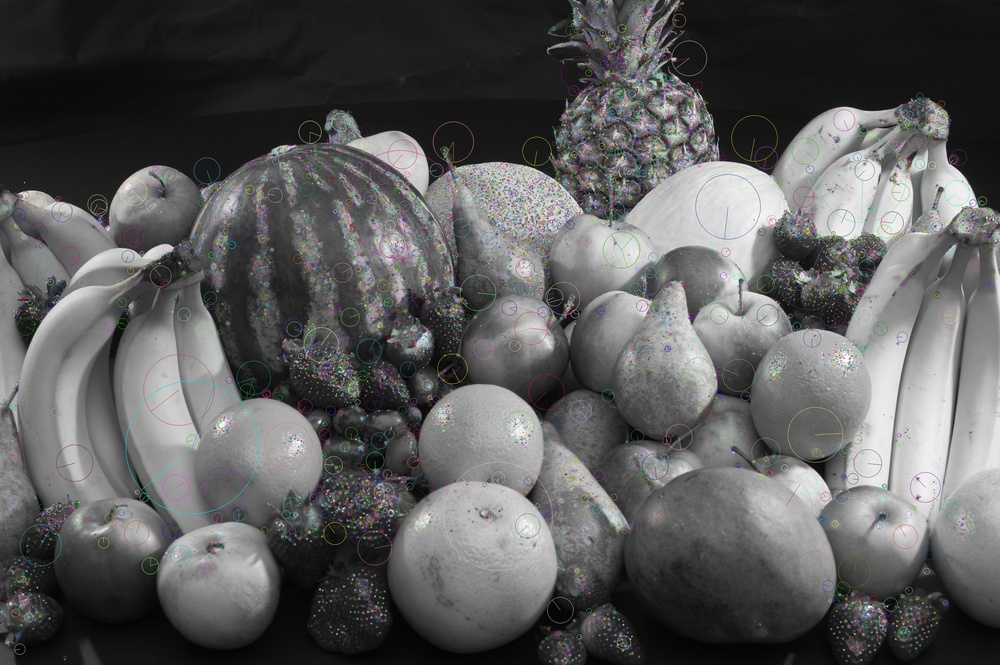
#> input picture sift_keypoints.jpg, 1000 x 665 px, shrunk from 3818 x 2540 before the run
$ python deboxer.py ../sift_keypoints.jpg
#> lines starting #> are read from the running program, lines starting #| are printed output that depends on the picture
import cv2
import sys
import numpy as np
import math
from matplotlib import pyplot as plt

print("Args: " +  str(sys.argv))
if(len(sys.argv) != 2):
    quit()
print("Hi")

img = cv2.imread(sys.argv[1], cv2.IMREAD_GRAYSCALE)
#> img: shape (665, 1000); min 0, max 255, mean 91

# [19 lines of commented-out code are left out]

cv2.imshow('image',img)
cv2.waitKey(0)
cv2.destroyAllWindows()

#img = cv2.GaussianBlur(img,(9,9),0)
cv2.imshow('image',img)
cv2.waitKey(0)
cv2.destroyAllWindows()

#edges = cv2.Canny(img,300,400)
#edges = cv2.Canny(img,100,200)
edges = cv2.Canny(img,10,200)
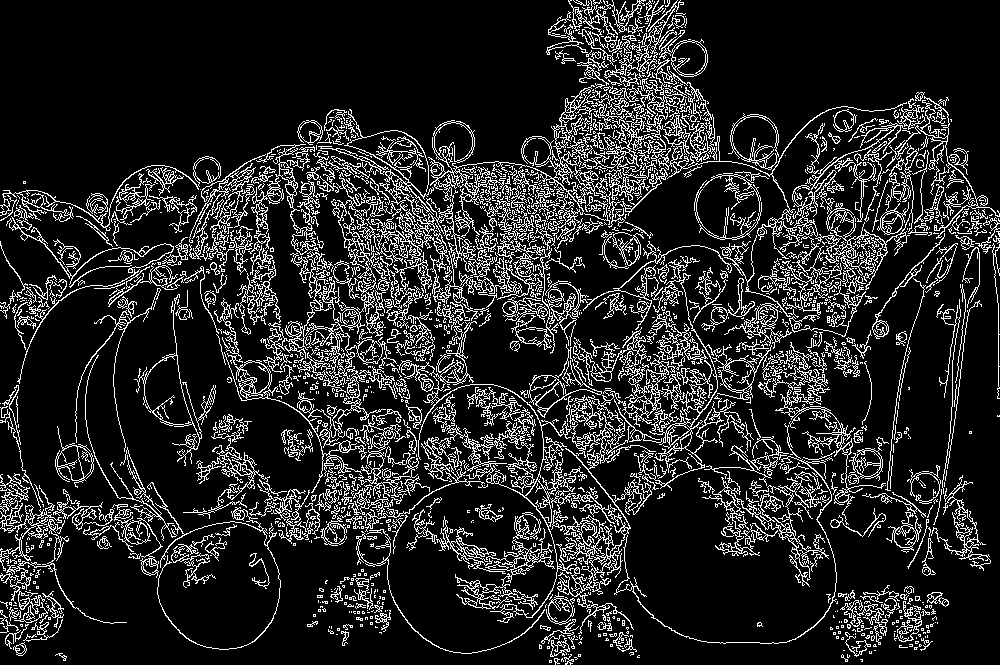
#> edges: shape (665, 1000); 14.9% white in thin lines or dots
#edges = cv2.Canny(img,100,200, 7)

cv2.imshow('edges', edges)
cv2.waitKey(0)
cv2.destroyAllWindows()

lines = cv2.HoughLines(edges,1,np.pi/180,100)

print(lines.shape)
#| (16442, 1, 2)
print(lines)
#> (printed output is left out)

index = 0
maxlines = 1000
intervals = 180
slotwidth = 360 // intervals
ortho_dist = 90 // slotwidth
if(90 % slotwidth != 0):
    print("Error, bad number of intervals. Needs to be divisible by 90 or something. Not entirely sure, math is hard")
# stores lines as tuples (x0, y0, dx=b, dy=a) based on angle
organized_lines = [[] for i in range(intervals)]

if lines is not None:
    for i in range(0, len(lines)):
        index += 1
        if(index > maxlines):
            break

        rho = lines[i][0][0]
        theta = lines[i][0][1]
        a = math.cos(theta)
        b = math.sin(theta)
        x0 = a * rho
        y0 = b * rho
        pt1 = (int(x0 + 1000*(-b)), int(y0 + 1000*(a)))
        pt2 = (int(x0 - 1000*(-b)), int(y0 - 1000*(a)))
        cv2.line(img, pt1, pt2, (0,0,255), 3, cv2.LINE_AA)

        angle = math.atan2(a, b) * 180/np.pi
        if(angle < 0):
            angle += 360

        slot = round(angle / slotwidth) % intervals
        organized_lines[slot].append((x0, y0, b, a))
#> this loop made 1001 passes
#> (rho, theta, a, b, x0, y0, pt1, pt2) on passes 1 to 10: (-158, 2.36, -0.707, 0.707, 111.7, -111.7, (-595, -818), (818, 595)), (506, 0.785, 0.707, 0.707, 357.8, 357.8, (-349, 1064), (1064, -349)), (479, 0.785, 0.707, 0.707, 338.7, 338.7, (-368, 1045), (1045, -368)), (525, 0.785, 0.707, 0.707, 371.2, 371.2, (-335, 1078), (1078, -335)), (472, 0.785, 0.707, 0.707, 333.8, 333.8, (-373, 1040), (1040, -373)), (528, 0.785, 0.707, 0.707, 373.4, 373.4, (-333, 1080), (1080, -333)), (537, 0.785, 0.707, 0.707, 379.7, 379.7, (-327, 1086), (1086, -327)), (474, 0.785, 0.707, 0.707, 335.2, 335.2, (-371, 1042), (1042, -371)), (470, 0.785, 0.707, 0.707, 332.3, 332.3, (-374, 1039), (1039, -374)), (289, 1.38, 0.191, 0.982, 55.14, 283.7, (-926, 474), (1036, 92))
#> (rho, theta, a, b, x0, y0, angle) on passes 75, 78, 81, 82: (-173, 2.36, -0.707, 0.707, 122.3, -122.3, 315), (205, 1.59, -0.0175, 1, -3.58, 205, 359), (209, 1.61, -0.0349, 0.999, -7.29, 208.9, 358), (16, 2.36, -0.707, 0.707, -11.31, 11.31, 315)
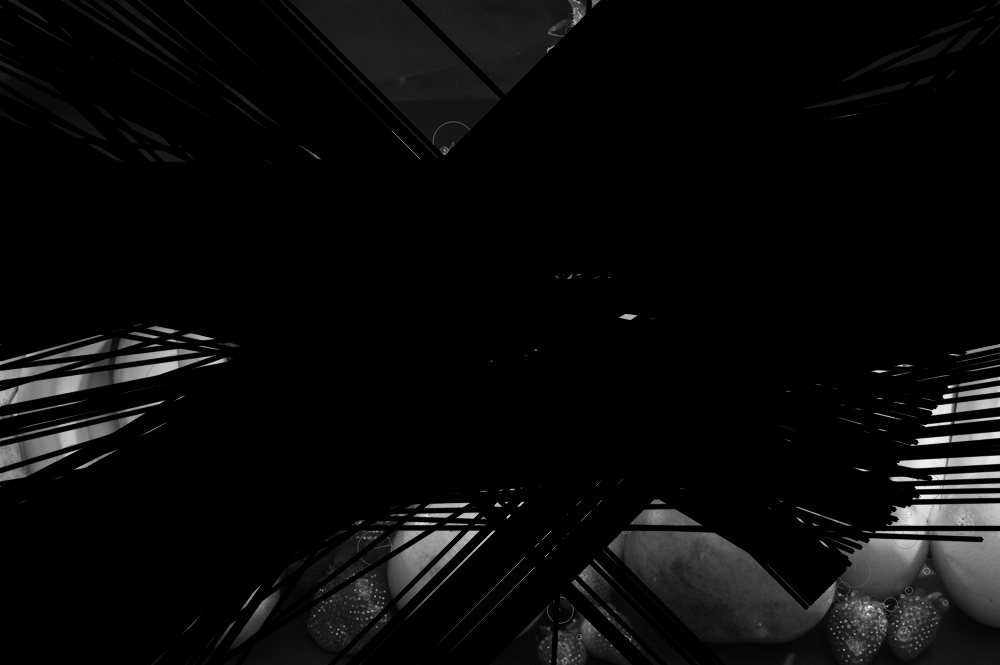
#> img: shape (665, 1000); min 0, max 255, mean 9.8

#print(organized_lines)

for i in range(0, len(organized_lines)):
    next = (i + ortho_dist) % intervals
    if(len(organized_lines[i]) >= 2 and len(organized_lines[next]) >= 2):
        print(str(i) + " (" + str(i * slotwidth) + " degrees) matches " + str(next) + " (" + str(next * slotwidth) + " degrees)")
        print("lengths are " + str(len(organized_lines[i])) + " and " + str(len(organized_lines[next])))

cv2.imshow('image',img)
cv2.waitKey(0)
cv2.destroyAllWindows()
